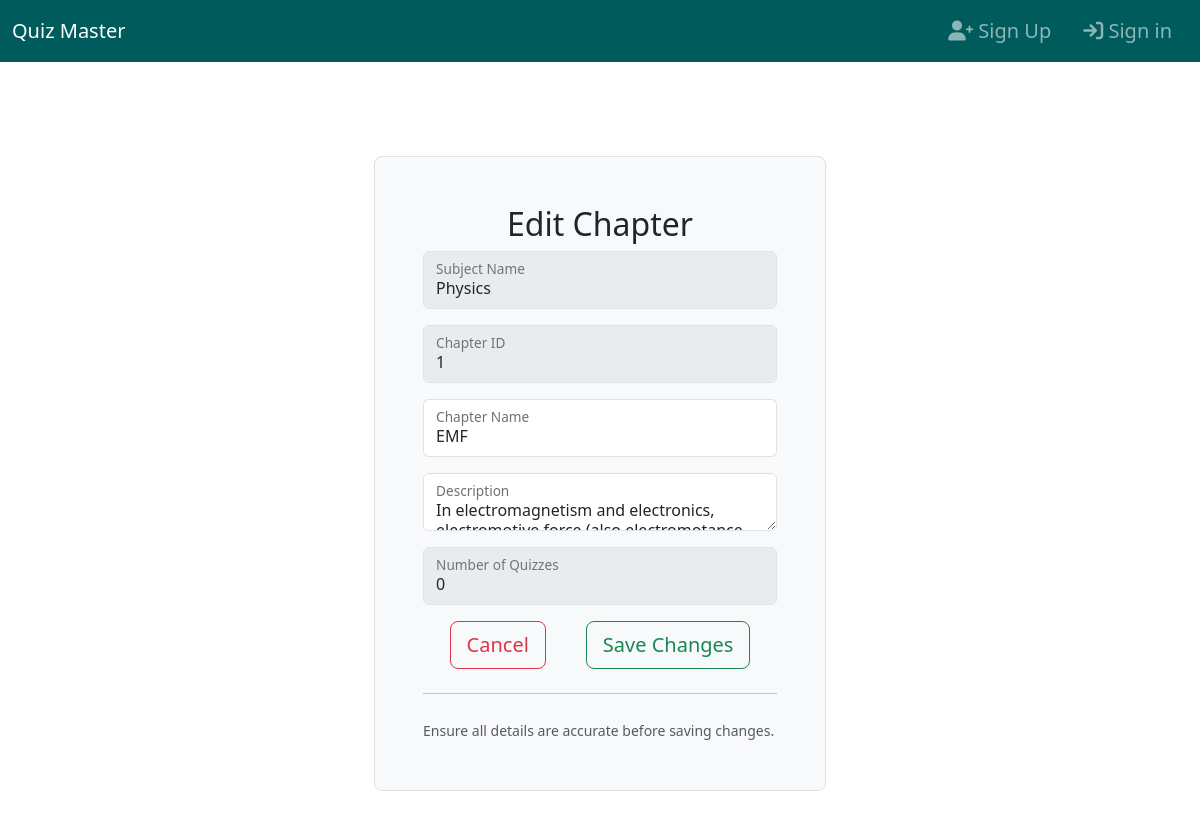
Page /admin/chapter/edit/1 on the earlier database version.
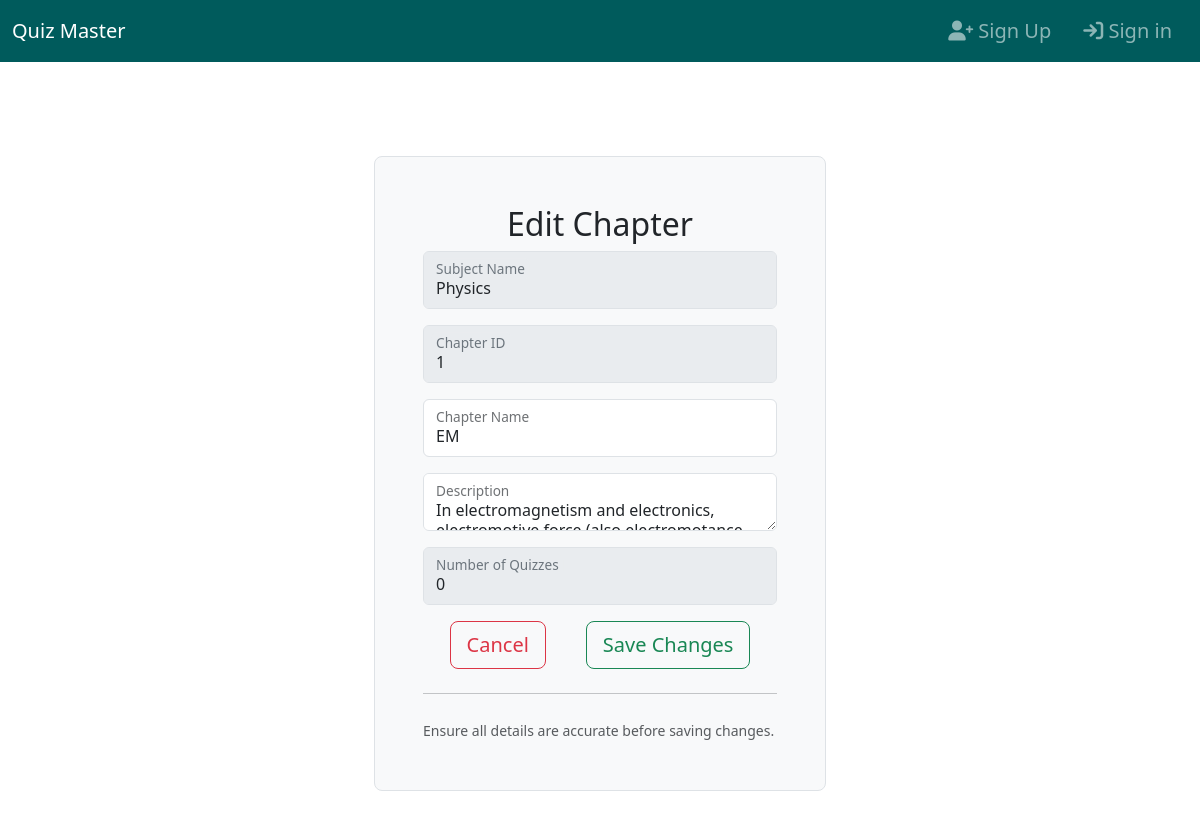
Same page on the later database version.
### controllers/models.py (models this page shows)
class Chapter(db.Model):
    id = db.Column(db.Integer, primary_key=True)
    name = db.Column(db.String(200), nullable=False, unique=True)
    description = db.Column(db.Text, nullable=False)
    no_of_quizes = db.Column(db.Integer, nullable=False) # I don't know how to use this stuff.
    subject_id = db.Column(db.Integer, db.ForeignKey('subject.id'), nullable=False)
    quizzes = db.relationship('Quiz', backref='chapter', cascade='all, delete-orphan')

### controllers/routes.py (the view, shortened to what this page needs)
@app.route('/admin/chapter/edit/<int:chapter_id>', methods=['GET', 'POST'])
def edit_chapter(chapter_id):
    chapter = Chapter.query.get_or_404(chapter_id)
    return render_template('edit_chapter.html', chapter=chapter)

### controllers/templates/edit_chapter.html (shortened to what this page needs)
{% extends 'base.html' %}
{% block content %}
<div class="container col-xl-10 col-xxl-8 px-4 py-5">
    <div class="row align-items-center g-lg-5 py-5">
        <div class="col-md-10 mx-auto col-lg-6">
            <form action="{{ url_for('edit_chapter', chapter_id=chapter.id) }}" method="POST" class="p-4 p-md-5 border rounded-3 bg-body-tertiary">
                <h4 class="text-center fs-2">Edit Chapter</h4>
                <div class="form-floating mb-3">
                    <input type="text" class="form-control" id="subjectName" name="subject_name" value="{{ chapter.subject.name }}" disabled>
                    <label for="subjectName">Subject Name</label>
                </div>
                <div class="form-floating mb-3">
                    <input type="text" class="form-control" id="chapterID" name="chapter_id" value="{{ chapter.id }}" disabled>
                    <label for="chapterID">Chapter ID</label>
                </div>
                <div class="form-floating mb-3">
                    <input type="text" class="form-control" id="chapterName" name="name" value="{{ chapter.name }}" required>
                    <label for="chapterName">Chapter Name</label>
                </div>
                <div class="form-floating mb-3">
                    <textarea class="form-control" id="Description" name="description" required>{{ chapter.description }}</textarea>
                    <label for="Description">Description</label>
                </div>
                <div class="form-floating mb-3">
                    <input type="number" class="form-control" id="no_of_quizzes" name="no_of_quizzes" value="{{ chapter.no_of_quizes }}" disabled>
                    <label for="no_of_quizzes">Number of Quizzes</label>
                </div>
                <div class="row justify-content-center">
                    <div class="col-auto">
                        <a href="{{ url_for('dashboard') }}" class="btn btn-lg btn-outline-danger mx-2">Cancel</a>
                    </div>
                    <div class="col-auto">
                        <button class="btn btn-lg btn-outline-success mx-2" type="submit">Save Changes</button>
                    </div>
                </div>
                <hr class="my-4">
                <small class="text-body-secondary">Ensure all details are accurate before saving changes.</small>
            </form>
        </div>
    </div>
</div>
{% endblock %}

Differences in the rows shown:
changed Chapter id 1: name "EMF" → "EM"
